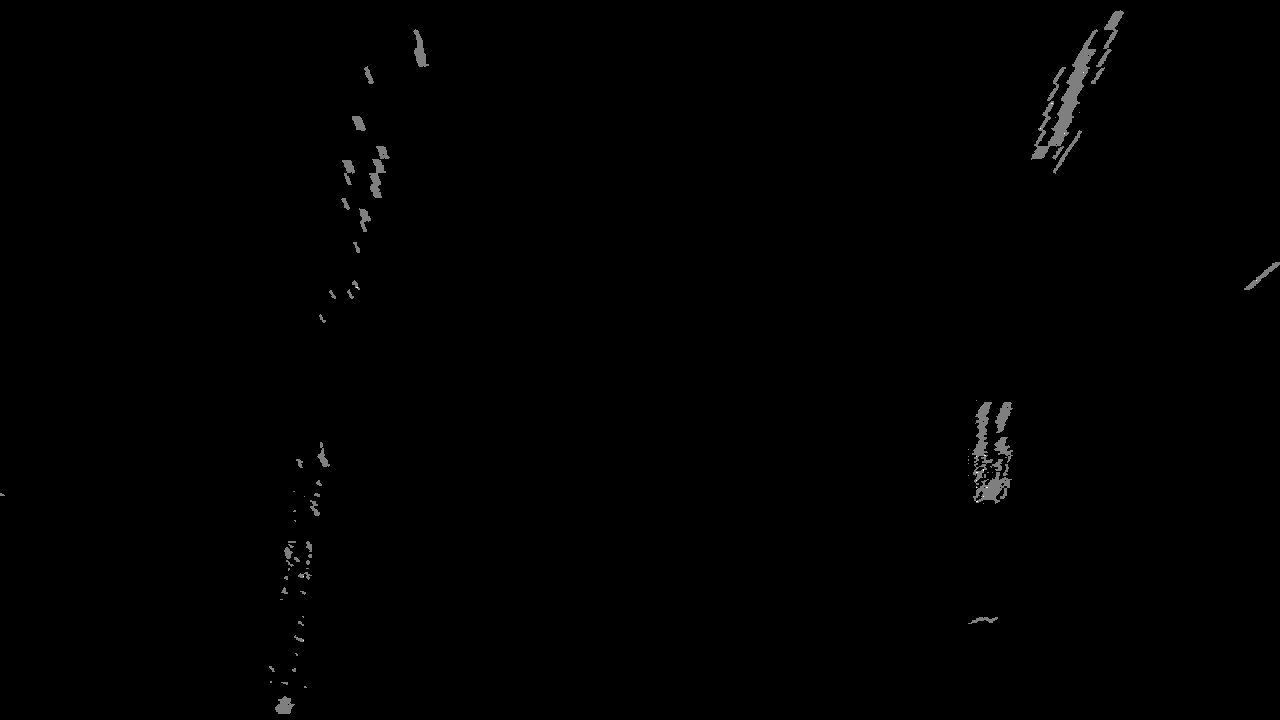
#> input picture output_images/top_down_warped.jpg, 1280 x 720 px
$ python sliding_window.py   (older library calls are emulated)
#> lines starting #> are read from the running program, lines starting #| are printed output that depends on the picture; after the words box and inside, x2 and y2 are one past the last pixel; in counts of white or black regions, pixels touching at a corner belong together
import numpy as np
import matplotlib.image as mpimg
import matplotlib.pyplot as plt
import cv2

# Load our image
binary_warped=mpimg.imread('output_images/top_down_warped.jpg')
#> binary_warped is the input picture: shape (720, 1280); min 0, max 2, mean 0.00799
print(binary_warped[200,380])
#| 0
def find_lane_pixels(binary_warped):
    # Take a histogram of the bottom half of the image
    histogram = np.sum(binary_warped[binary_warped.shape[0]//2:,:], axis=0)
#> histogram = 1280 values, max 88 at index 983, min 0 at index 5, mean 2.33
    # Create an output image to draw on and visualize the result
    out_img = np.dstack((binary_warped, binary_warped, binary_warped))
    #plt.imshow(out_img)
    # Find the peak of the left and right halves of the histogram
    # These will be the starting point for the left and right lines
    midpoint = np.int(histogram.shape[0]//2)
#> midpoint = 640
    leftx_base = np.argmax(histogram[:midpoint])
#> leftx_base = 286
    rightx_base = np.argmax(histogram[midpoint:]) + midpoint
#> rightx_base = 983

    # HYPERPARAMETERS
    # Choose the number of sliding windows
    nwindows = 9
    # Set the width of the windows +/- margin
    margin = 100
    # Set minimum number of pixels found to recenter window
    minpix = 50

    # Set height of windows - based on nwindows above and image shape
    window_height = np.int(binary_warped.shape[0]//nwindows)
#> window_height = 80
    # Identify the x and y positions of all nonzero pixels in the image
    nonzero = binary_warped.nonzero()
#> nonzero = 7343 positions, rows 10 to 713, columns 0 to 1279
    nonzeroy = np.array(nonzero[0])
#> nonzeroy = 7343 values from 10 to 713
    nonzerox = np.array(nonzero[1])
#> nonzerox = 7343 values, max 1279 at index 4055, min 0 at index 6287, mean 815.7
    #print(nonzerox.shape)
    # Current positions to be updated later for each window in nwindows
    leftx_current = leftx_base
#> leftx_current = 286
    rightx_current = rightx_base
#> rightx_current = 983

    # Create empty lists to receive left and right lane pixel indices
    left_lane_inds = []
    right_lane_inds = []

    # Step through the windows one by one
    for window in range(nwindows):
        # Identify window boundaries in x and y (and right and left)
        win_y_low = binary_warped.shape[0] - (window+1)*window_height
        win_y_high = binary_warped.shape[0] - window*window_height
        ### TO-DO: Find the four below boundaries of the window ###
        win_xleft_low = leftx_current - margin  # Update this
        win_xleft_high = leftx_current + margin # Update this
        win_xright_low = rightx_current - margin  # Update this
        win_xright_high = rightx_current + margin  # Update this
        print('(',win_xleft_low,',',win_y_low,')',' (',win_xleft_high,',',win_y_high,')')
        # Draw the windows on the visualization image
        cv2.rectangle(out_img,(win_xleft_low,win_y_low),
        (win_xleft_high,win_y_high),(0,255,0), 2)
        cv2.rectangle(out_img,(win_xright_low,win_y_low),
        (win_xright_high,win_y_high),(0,255,0), 2)

        ### TO-DO: Identify the nonzero pixels in x and y within the window ###
        good_left_inds = ((nonzeroy >= win_y_low) & (nonzeroy < win_y_high) &
        (nonzerox >= win_xleft_low) &  (nonzerox < win_xleft_high)).nonzero()[0]
        good_right_inds = ((nonzeroy >= win_y_low) &(nonzeroy < win_y_high)
        & (nonzerox >= win_xright_low) & (nonzerox < win_xright_high)).nonzero()[0]

        # Append these indices to the lists
        left_lane_inds.append(good_left_inds)
        right_lane_inds.append(good_right_inds)

        ### TO-DO: If you found > minpix pixels, recenter next window ###
        ### (`right` or `leftx_current`) on their mean position ###
        if len(good_left_inds) > minpix:
            leftx_current = np.int(np.mean(nonzerox[good_left_inds]))
        if len(good_right_inds) > minpix:
            rightx_current = np.int(np.mean(nonzerox[good_right_inds]))
#> this loop made 9 passes
#> (win_xleft_low, win_xleft_high, win_xright_low, win_xright_high, leftx_current, rightx_current) on passes 2, 3, 4, 7, 8, 9: (184, 384, 883, 1083, 297, 983), (197, 397, 883, 1083, 303, 991), (203, 403, 891, 1091, 317, 991), (246, 446, 891, 1091, 364, 1057), (264, 464, 957, 1157, 369, 1060), (269, 469, 960, 1160, 410, 1092)
#> (win_xleft_low, win_xleft_high, win_xright_low, win_xright_high, leftx_current) on passes 1, 6: (186, 386, 883, 1083, 284), (217, 417, 891, 1091, 346)
#| ( 186 , 640 )  ( 386 , 720 )
#| ( 184 , 560 )  ( 384 , 640 )
#| ( 197 , 480 )  ( 397 , 560 )
#| ( 203 , 400 )  ( 403 , 480 )
#| ( 217 , 320 )  ( 417 , 400 )
#| ( 217 , 240 )  ( 417 , 320 )
#| ( 246 , 160 )  ( 446 , 240 )
#| ( 264 , 80 )  ( 464 , 160 )
#> (further printed lines are left out)
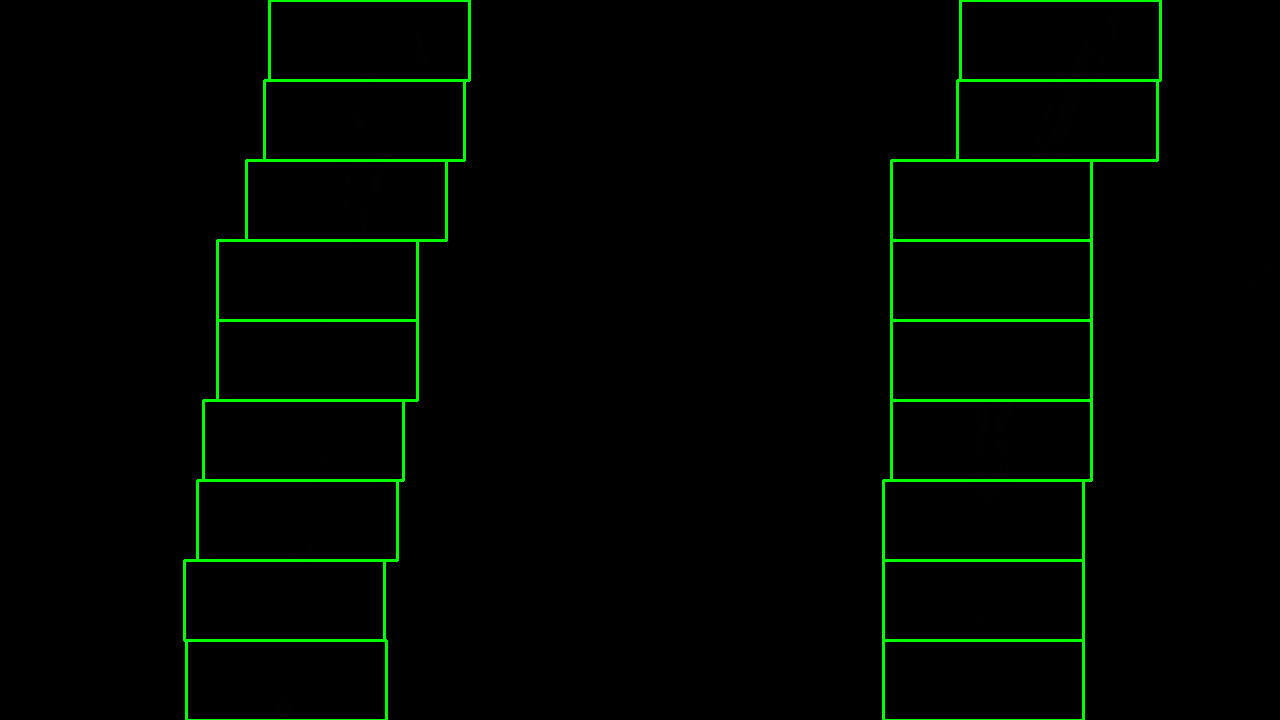
#> out_img: shape (720, 1280, 3); 2.14% of pixels changed, all inside (x1, y1, x2, y2) = (183, 0, 1162, 720); drawn as R, G, B
#> after the loop, left_lane_inds = 9 items; right_lane_inds = 9 items

    # Concatenate the arrays of indices (previously was a list of lists of pixels)
    try:
        left_lane_inds = np.concatenate(left_lane_inds)
#> left_lane_inds = 2404 values, max 7342 at index 297, min 192 at index 2055, mean 4316.8
        right_lane_inds = np.concatenate(right_lane_inds)
#> right_lane_inds = 4720 values, max 7018 at index 96, min 0 at index 3670, mean 3314.3
    except ValueError:
        # Avoids an error if the above is not implemented fully
        pass

    # Extract left and right line pixel positions
    leftx = nonzerox[left_lane_inds]
#> leftx = 2404 values, max 428 at index 2322, min 269 at index 16, mean 344.6
    lefty = nonzeroy[left_lane_inds]
#> lefty = 2404 values, max 713 at index 286, min 29 at index 2055, mean 322.9
    rightx = nonzerox[right_lane_inds]
#> rightx = 4720 values, max 1123 at index 3688, min 968 at index 93, mean 1037.8
    righty = nonzeroy[right_lane_inds]
#> righty = 4720 values, max 623 at index 93, min 10 at index 3670, mean 250.6

    return leftx, lefty, rightx, righty, out_img


def fit_polynomial(binary_warped):
    # Find our lane pixels first
    leftx, lefty, rightx, righty, out_img = find_lane_pixels(binary_warped)

    ### TO-DO: Fit a second order polynomial to each using `np.polyfit` ###

    left_fit = np.polyfit(lefty, leftx, 2)
#> left_fit = [0.000183, -0.317, 418.8]
    right_fit = np.polyfit(righty, rightx, 2)
#> right_fit = [0.000486, -0.495, 1114.4]

    # Generate x and y values for plotting
    ploty = np.linspace(0, binary_warped.shape[0]-1, binary_warped.shape[0])
#> ploty = 720 values from 0 to 719
    try:
        left_fitx = left_fit[0]*ploty**2 + left_fit[1]*ploty + left_fit[2]
#> left_fitx = 720 values, max 418.8 at index 0, min 285.5 at index 719, mean 336.4
        right_fitx = right_fit[0]*ploty**2 + right_fit[1]*ploty + right_fit[2]
#> right_fitx = 720 values, max 1114.4 at index 0, min 988.4 at index 509, mean 1020.3
    except TypeError:
        # Avoids an error if `left` and `right_fit` are still none or incorrect
        print('The function failed to fit a line!')
        left_fitx = 1*ploty**2 + 1*ploty
        right_fitx = 1*ploty**2 + 1*ploty
    ## Visualization ##
    # Colors in the left and right lane regions
    out_img[lefty, leftx] = [255, 0, 0]
    out_img[righty, rightx] = [0, 0, 255]
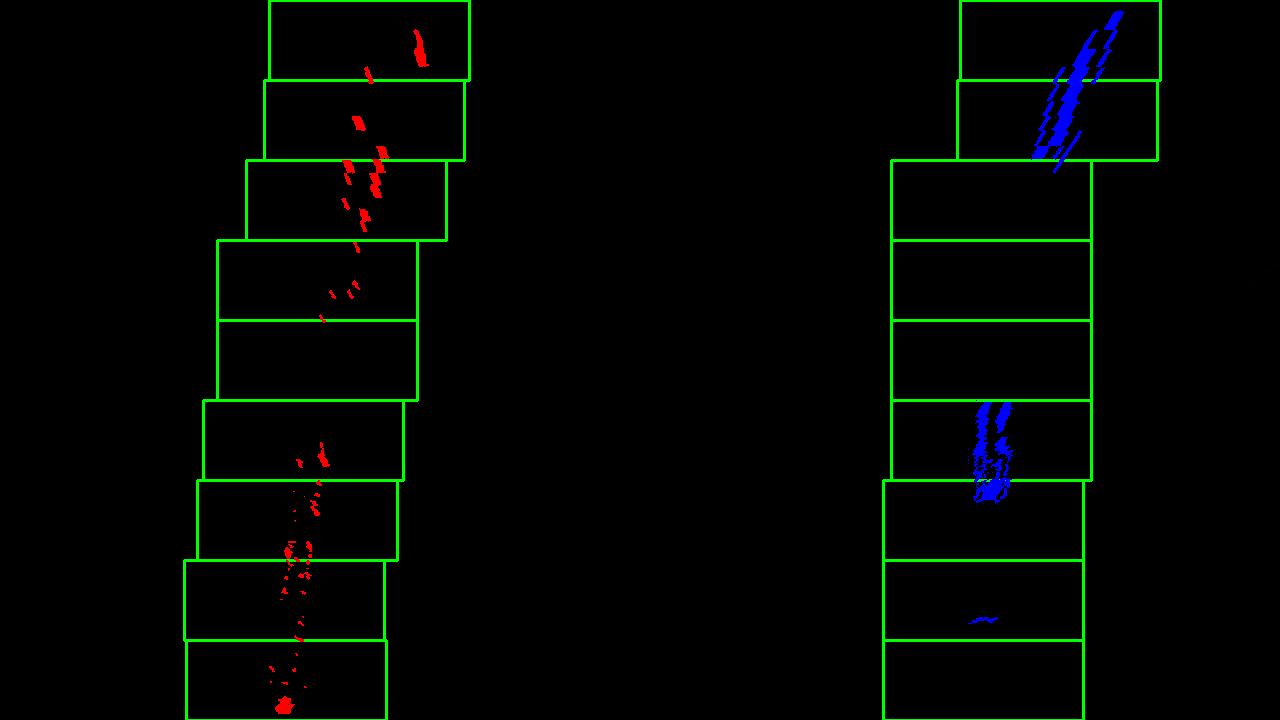
#> out_img: shape (720, 1280, 3); mean of channels 0, 1, 2 0.7, 5.4, 1.3; drawn as R, G, B

    # Plots the left and right polynomials on the lane lines
    plt.plot(left_fitx, ploty, color='yellow')
    plt.plot(right_fitx, ploty, color='yellow')

    return out_img


out_img = fit_polynomial(binary_warped)

plt.imshow(out_img)
plt.show()
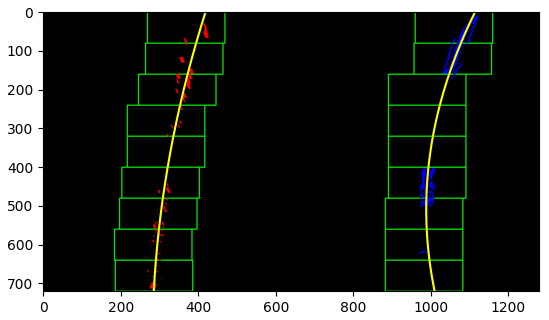
#> figure drawn by matplotlib, 1 panel
